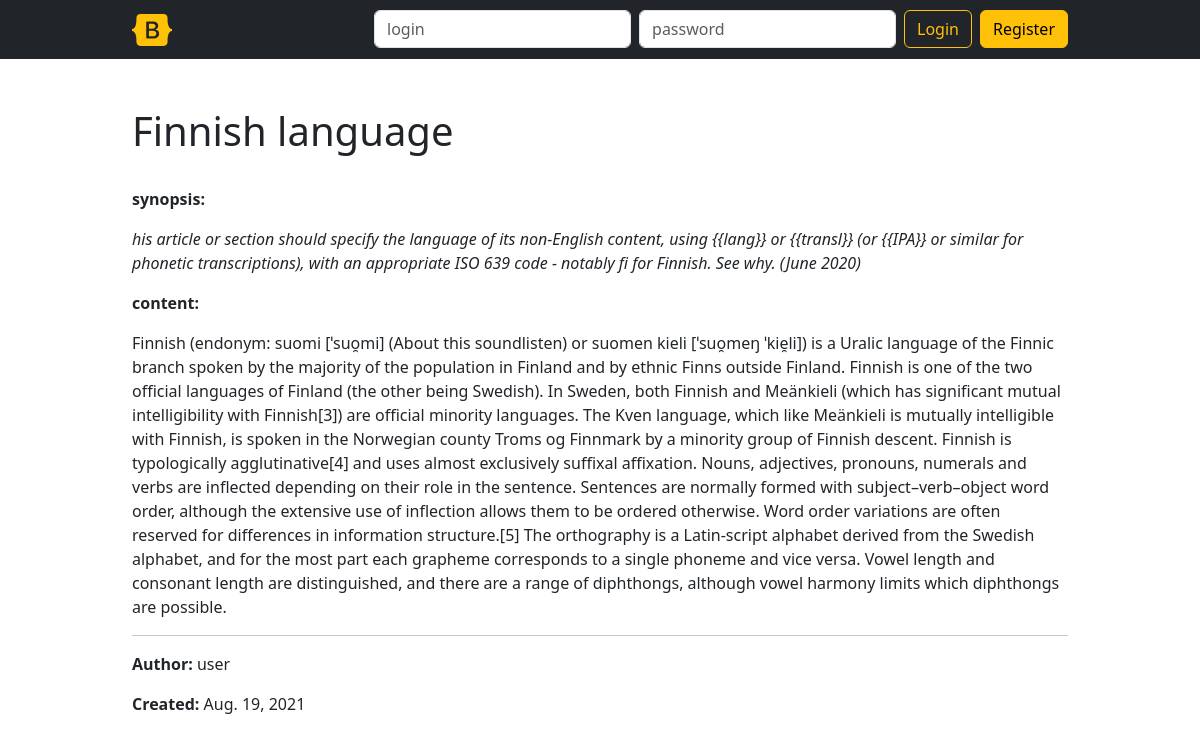
Page /articles/2/ on the committed database.
### publications/models.py (models this page shows, shortened)
class Article(models.Model):
    title = models.CharField(max_length=64, null=False)
    author = models.ForeignKey(User, on_delete=models.CASCADE, null=False)
    created = models.DateTimeField(auto_now_add=True, null=False)
    synopsis = models.CharField(max_length=312, null=False)
    content = models.TextField(null=False)
    class Meta:
        ordering = ['-created']

### publications/views.py (the view)
# urls.py: path('articles/<int:pk>/', ArticleDetailView.as_view(), name='article-detail'),
class ArticleDetailView(DetailView):
    model = Article
    def get_context_data(self, **kwargs):
        context = super().get_context_data(**kwargs)
        return context

### publications/templates/publications/article_detail.html (shortened to what this page needs)
{% extends "base.html" %}
{% block h1 %}{{ object.title }}{% endblock %}
{% block content %}
<p><strong>synopsis: </strong></p>
<p><em>{{ object.synopsis }}</em></p>
<p><strong>content: </strong></p>
<p>{{ object.content }}</p>
<hr/>
<p><strong> Author: </strong> {{ object.author }}</p>
<p><strong>Created:</strong> {{ object.created|date }}</p>
{% endblock %}

### rows in the picture
Article: title "Finnish language", synopsis "his article or section should specify the language of its non-English content, using {{lang}} or {{transl}} (or {{IPA}} or similar for phonetic transcriptions), with an appropriate ISO 639 code - notably fi for Finnish. See why. (June 2020)", content "Finnish (endonym: suomi [ˈsuo̯mi] (About this soundlisten) or suomen kieli [ˈsuo̯meŋ ˈkie̯li]) is a Uralic language of the Finnic branch spoken by the majority of the population in Finland and by ethnic Finns outside Finland. Finnish is one of the two official languages of Finland (the other being Swedish). In Sweden, both Finnish and Meänkieli (which has significant mutual intelligibility with Finnish[3]) are official minority languages. The Kven language, which like Meänkieli is mutually intelligible with Finnish, is spoken in the Norwegian county Troms og Finnmark by a minority group of Finnish descent. Finnish is typologically agglutinative[4] and uses almost exclusively suffixal…", author "user", created "Aug. 19, 2021"
